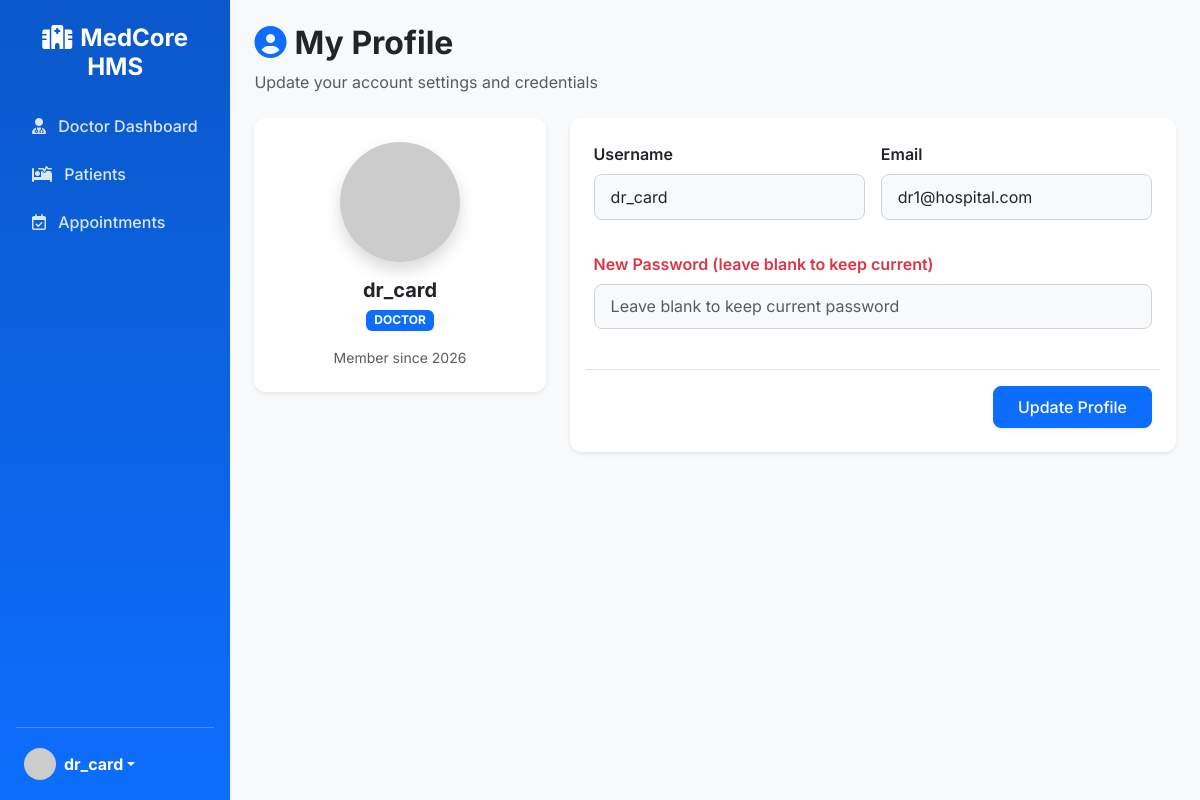
Screenshot of /auth/profile (signed in) with the database file from the repository.
### app/models.py (models this page shows, shortened)
class User(UserMixin, db.Model):
    __tablename__ = 'users'
    id = db.Column(db.Integer, primary_key=True)
    username = db.Column(db.String(64), unique=True, index=True)
    email = db.Column(db.String(120), unique=True, index=True)
    password_hash = db.Column(db.String(128))
    role = db.Column(db.String(20), nullable=False) # 'admin', 'doctor', 'receptionist'
    created_at = db.Column(db.DateTime, default=datetime.utcnow)
    last_login = db.Column(db.DateTime)
    doctor_profile = db.relationship('Doctor', backref='user', uselist=False, cascade="all, delete-orphan")
    patient_profile = db.relationship('Patient', backref='user', uselist=False, cascade="all, delete-orphan")

### app/blueprints/auth.py (the view)
@auth_bp.route('/profile', methods=['GET', 'POST'])
@login_required
def profile():
    from app.forms import ProfileForm
    from app.extensions import db
    form = ProfileForm()
    if form.validate_on_submit():
        existing_user = User.query.filter_by(email=form.email.data).first()
        if existing_user and existing_user.id != current_user.id:
            flash("Email already registered.", "danger")
            return redirect(url_for('auth_bp.profile'))
        current_user.username = form.username.data
        current_user.email = form.email.data
        if form.password.data:
            current_user.set_password(form.password.data)
        db.session.commit()
        flash("Profile updated successfully.", "success")
        return redirect(url_for('auth_bp.profile'))
    elif request.method == 'GET':
        form.username.data = current_user.username
        form.email.data = current_user.email
    return render_template('auth/profile.html', form=form)

### app/forms.py
class ProfileForm(FlaskForm):
    username = StringField('Username', validators=[DataRequired(), Length(max=64)])
    email = StringField('Email', validators=[DataRequired(), Email()])
    password = PasswordField('New Password (leave blank to keep current)', validators=[Optional()])
    submit = SubmitField('Update Profile')

### app/models.py (called while the page is built)
@login_manager.user_loader
def load_user(user_id):
    return User.query.get(int(user_id))

### app/templates/auth/profile.html (shortened to what this page needs)
{% extends "base.html" %}
{% block content %}
<div class="mb-4">
    <h2 class="fw-bold text-dark"><i class="fa-solid fa-user-circle text-primary me-2"></i>My Profile</h2>
    <p class="text-muted">Update your account settings and credentials</p>
</div>
<div class="row">
    <div class="col-md-4 mb-4">
        <div class="card p-4 border-0 shadow-sm align-items-center text-center">
            <img src="https://ui-avatars.com/api/?name={{ current_user.username }}&background=EBF4FF&color=1e40af" alt="{{ current_user.username }}" width="120" height="120" class="rounded-circle mb-3 shadow">
            <h5 class="fw-bold mb-1">{{ current_user.username }}</h5>
            <p class="text-muted mb-3"><span class="badge bg-primary text-uppercase">{{ current_user.role }}</span></p>
            <p class="small text-muted mb-0">Member since {{ current_user.created_at.strftime('%Y') }}</p>
        </div>
    </div>
    <div class="col-md-8">
        <div class="card p-4 shadow-sm border-0">
            <form method="POST" action="">
                <div class="row g-3">
                    <div class="col-md-6 mb-3">
                        {{ form.username.label(class="form-label fw-semibold") }}
                        {{ form.username(class="form-control bg-light") }}
                    </div>
                    <div class="col-md-6 mb-3">
                        {{ form.email.label(class="form-label fw-semibold") }}
                        {{ form.email(class="form-control bg-light") }}
                    </div>
                    <div class="col-12 mb-4">
                        {{ form.password.label(class="form-label fw-semibold text-danger") }}
                        {{ form.password(class="form-control bg-light", placeholder="Leave blank to keep current password") }}
                    </div>
                    <div class="col-12 text-end pt-3 border-top">
                        {{ form.submit(class="btn btn-primary px-4 shadow-sm") }}
                    </div>
                </div>
            </form>
        </div>
    </div>
</div>
{% endblock %}

### app/templates/base.html (shortened to what this page needs)
<!DOCTYPE html>
<html lang="en">
<head>
    <link href="https://cdn.jsdelivr.net/npm/bootstrap@5.3.0/dist/css/bootstrap.min.css" rel="stylesheet">
    <link rel="stylesheet" href="https://cdnjs.cloudflare.com/ajax/libs/font-awesome/6.4.0/css/all.min.css">
    <link rel="stylesheet" href="https://cdn.datatables.net/1.13.4/css/dataTables.bootstrap5.min.css">
    <link rel="stylesheet" href="{{ url_for('static', filename='css/style.css') }}">
</head>
<body class="bg-light">
    <div id="wrapper" class="d-flex">
        {% if current_user.is_authenticated %}
        <nav id="sidebar" class="bg-primary text-white p-3 vh-100 position-sticky top-0 shadow-sm d-flex flex-column">
            <h4 class="mb-4 text-center mt-2 fw-bold text-white"><i class="fa-solid fa-hospital me-2"></i>MedCore HMS</h4>
            <ul class="nav flex-column mb-auto">
                {% if current_user.role == 'doctor' %}
                <li class="nav-item mb-2">
                    <a href="{{ url_for('doctor_bp.dashboard') }}" class="nav-link text-white sidebar-link rounded {% if request.endpoint == 'doctor_bp.dashboard' %}active{% endif %}">
                        <i class="fa-solid fa-user-md me-2"></i> Doctor Dashboard
                    </a>
                </li>
                {% endif %}
                {% if current_user.role in ['admin', 'doctor', 'receptionist'] %}
                <li class="nav-item mb-2">
                    <a href="{{ url_for('patient_bp.list_patients') }}" class="nav-link text-white sidebar-link rounded {% if 'patient_bp' in request.endpoint %}active{% endif %}">
                        <i class="fa-solid fa-bed-pulse me-2"></i> Patients
                    </a>
                </li>
                <li class="nav-item mb-2">
                    <a href="{{ url_for('appointment_bp.list_appointments') }}" class="nav-link text-white sidebar-link rounded {% if 'appointment_bp' in request.endpoint %}active{% endif %}">
                        <i class="fa-regular fa-calendar-check me-2"></i> Appointments
                    </a>
                </li>
                {% endif %}
            </ul>
            <hr class="mt-auto">
            <div class="dropdown">
                <a href="#" class="d-flex align-items-center text-white text-decoration-none dropdown-toggle px-2 py-1" id="dropdownUser1" data-bs-toggle="dropdown" aria-expanded="false">
                    <img src="https://ui-avatars.com/api/?name={{ current_user.username }}&background=EBF4FF&color=1e40af" alt="" width="32" height="32" class="rounded-circle me-2">
                    <strong>{{ current_user.username }}</strong>
                </a>
            </div>
        </nav>
        {% endif %}
        <main class="w-100 flex-grow-1 p-4" style="min-height: 100vh;">
            <div class="toast-container position-fixed top-0 end-0 p-3" style="z-index: 1055;">
            </div>
            {% block content %}{% endblock %}
        </main>
    </div>
</body>
</html>

### app/static/css/style.css (style rules this page uses)
:root { --primary-color: #0d6efd; --primary-dark: #0a58ca; --bg-light: #f8f9fa; --text-dark: #212529; }
body { font-family: 'Inter', sans-serif; background-color: #f4f7f6 !important; }
#sidebar { width: 280px; background: linear-gradient(180deg, var(--primary-dark) 0%, var(--primary-color) 100%) !important; transition: all 0.3s; }
.sidebar-link { transition: background-color 0.2s, color 0.2s; font-weight: 500; opacity: 0.85; }
.card { border: none; border-radius: 12px; box-shadow: 0 4px 6px -1px rgba(0, 0, 0, 0.05), 0 2px 4px -1px rgba(0, 0, 0, 0.03); transition: transform 0.2s; }
.form-control, .form-select { border-radius: 8px; border: 1px solid #ced4da; padding: 0.6rem 1rem; }
.btn { border-radius: 8px; padding: 0.5rem 1.2rem; font-weight: 500; }

### rows the page displays
User: username "dr_card", role "DOCTOR", created_at "2026", email "dr1@hospital.com"
